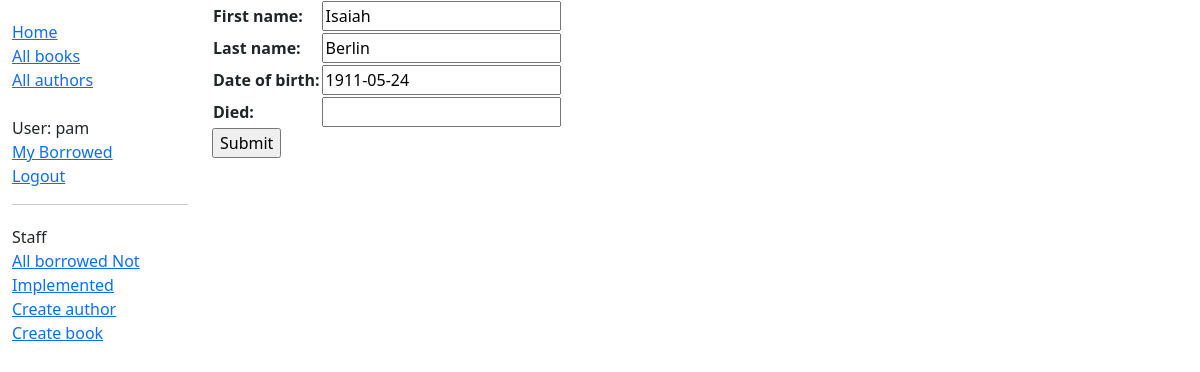
The app's page /catalog/author/3/update/ (signed in) with its own data.
### catalog/models.py (models this page shows, shortened)
class Author(models.Model):
    first_name = models.CharField(max_length=100)
    last_name = models.CharField(max_length=100)
    date_of_birth = models.DateField(null=True, blank=True)
    date_of_death = models.DateField('died', null=True, blank=True)
    class Meta:
        ordering = ['last_name', 'first_name']

### catalog/views.py (the view)
# urls.py: path('author/<int:pk>/update/', views.AuthorUpdate.as_view(), name='author-update'),
class AuthorUpdate(PermissionRequiredMixin, UpdateView):
    model = Author
    fields = '__all__'
    permission_required = 'catalog.change_author'

### catalog/templates/catalog/author_form.html (shortened to what this page needs)
{% extends "base_generic.html" %}
{% block content %}
<form action="" method="post">
  <table>
    {{ form.as_table }}
  </table>
  <input type="submit" value="Submit" />
</form>
{% endblock %}

### catalog/templates/base_generic.html (shortened to what this page needs)
<!DOCTYPE html>
<html lang="en">
  <head>
    <link href="https://cdn.jsdelivr.net/npm/bootstrap@5.3.2/dist/css/bootstrap.min.css"
      rel="stylesheet"
>
    {% load static %}
    <link rel="stylesheet" href="{% static 'css/styles.css' %}" />
  </head>
  <body>
    <div class="container-fluid">
      <div class="row">
        <div class="col-sm-2">
          {% block sidebar %}
            <ul class="sidebar-nav">
              <li><a href="{% url 'index' %}">Home</a></li>
              <li><a href="{% url 'books' %}">All books</a></li>
              <li><a href="{% url 'authors' %}">All authors</a></li>
              <br>
              {% if user.is_authenticated %}
                <li>User: {{ user.get_username }}</li>
                <li><a href="{% url 'my-borrowed' %}">My Borrowed</a></li>
                <li><a href="{% url 'logout' %}?next={{ request.path }}">Logout</a></li>
              {% if user.is_staff %}
                <hr>
                <ul class="sidebar-nav">
                <li>Staff</li>
                  <li><a href="/">All borrowed Not Implemented</a></li>
              {% if perms.catalog.add_author %}
                  <li><a href="{% url 'author-create' %}">Create author</a></li>
              {% endif %}
              {% if perms.catalog.add_book %}
                <li><a href="{% url 'book-create' %}">Create book</a></li>
              {% endif %}
                </ul>
              {% endif %}
              {% else %}
                <li><a href="{% url 'login' %}?next={{ request.path }}">Login</a></li>
              {% endif %}
            </ul>
          {% endblock %}
        </div>
        <div class="col-sm-10 ">{% block content %}{% endblock %}</div>
      </div>
    </div>
  </body>
</html>

### catalog/static/css/styles.css (style rules this page uses)
.sidebar-nav { margin-top: 20px; padding: 0; list-style: none; }

### records on screen
Author: first_name "Isaiah", last_name "Berlin", date_of_birth "1911-05-24"

### other values on screen
{{ user.get_username }} "pam"
